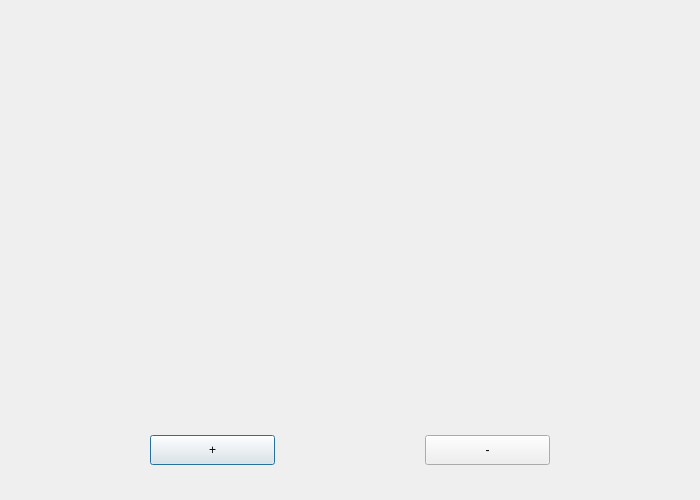
<?xml version="1.0" encoding="UTF-8"?>
<ui version="4.0">
 <class>NC_Eleven</class>
 <widget class="QDialog" name="NC_Eleven">
  <property name="geometry">
   <rect>
    <x>0</x>
    <y>0</y>
    <width>700</width>
    <height>500</height>
   </rect>
  </property>
  <property name="windowTitle">
   <string>Dialog</string>
  </property>
  <widget class="QLabel" name="label">
   <property name="geometry">
    <rect>
     <x>0</x>
     <y>0</y>
     <width>700</width>
     <height>400</height>
    </rect>
   </property>
   <property name="text">
    <string/>
   </property>
   <property name="pixmap">
    <pixmap>nc11.png</pixmap>
   </property>
   <property name="scaledContents">
    <bool>true</bool>
   </property>
  </widget>
  <widget class="QPushButton" name="zoomIn">
   <property name="geometry">
    <rect>
     <x>150</x>
     <y>435</y>
     <width>125</width>
     <height>30</height>
    </rect>
   </property>
   <property name="text">
    <string>+</string>
   </property>
  </widget>
  <widget class="QPushButton" name="zoomOut">
   <property name="geometry">
    <rect>
     <x>425</x>
     <y>435</y>
     <width>125</width>
     <height>30</height>
    </rect>
   </property>
   <property name="text">
    <string>-</string>
   </property>
  </widget>
 </widget>
 <resources/>
 <connections>
  <connection>
   <sender>zoomIn</sender>
   <signal>pressed()</signal>
   <receiver>NC_Eleven</receiver>
   <slot>showMaximized()</slot>
   <hints>
    <hint type="sourcelabel">
     <x>212</x>
     <y>449</y>
    </hint>
    <hint type="destinationlabel">
     <x>349</x>
     <y>249</y>
    </hint>
   </hints>
  </connection>
  <connection>
   <sender>zoomOut</sender>
   <signal>pressed()</signal>
   <receiver>NC_Eleven</receiver>
   <slot>showNormal()</slot>
   <hints>
    <hint type="sourcelabel">
     <x>487</x>
     <y>449</y>
    </hint>
    <hint type="destinationlabel">
     <x>349</x>
     <y>249</y>
    </hint>
   </hints>
  </connection>
 </connections>
</ui>
